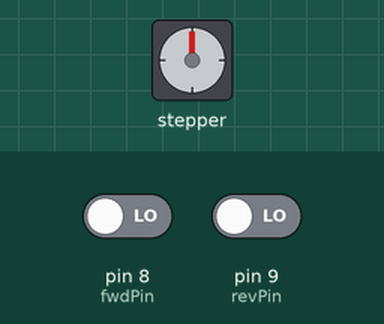
This sketch was run on a simulated Arduino Uno, built with avr-gcc and run on an emulated ATmega328P. Parts: stepper motor. Wiring (inferred from the names in the program): stepper motor driver (1600 steps per turn assumed): step pin 5; direction pin 3; enable pin 2. Inputs (shaded band) come from the test bench; at power-on: pin 8 (fwdPin) LOW, pin 9 (revPin) LOW.

Above: at 1.2 s.
1.3 s: pin 8 (fwdPin) driven HIGH
At 1.82 s:
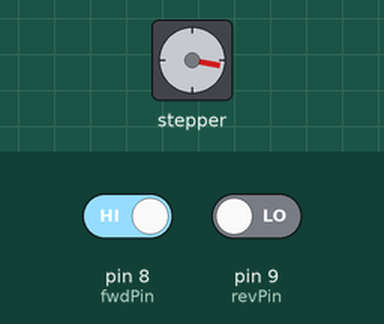
At 2.48 s:
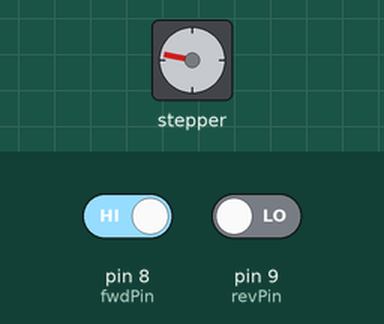
4.3 s: pin 8 (fwdPin) driven LOW and pin 9 (revPin) driven HIGH
7.3 s: pin 8 (fwdPin) driven HIGH
10.3 s: pin 8 (fwdPin) driven LOW
13.3 s: pin 9 (revPin) driven LOW
At 14.1 s:
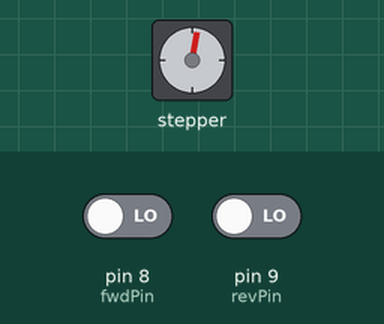
14.8 s: pin 9 (revPin) driven HIGH
At 15.32 s:
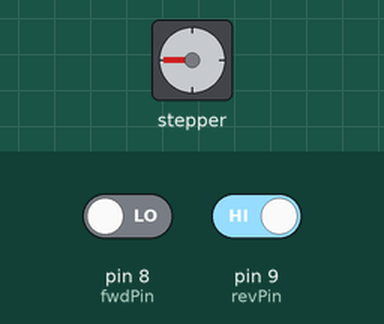
Timing chart, 0 to 18.8 s (numbered marks = the images above; inputs shaded):
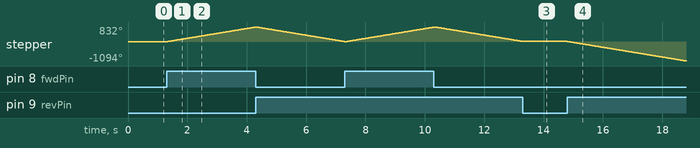

Measured:
- after the input at 1.3 s, stepper: keeps turning clockwise at about 277°/s, starting at once
- after the input at 13.3 s, stepper: goes on until 13.3 s, then stays 11°
- after the input at 14.8 s, stepper: keeps turning counter-clockwise at about 276°/s, starting at once

The sketch:

Syringe_Pump_V1.ino
```cpp
/*
 * Syringe Pump Program
 * By: Tutla Ayatullah
 */
#define en_pin  2 /*1 = disable; 0 = enable*/
#define dir_pin 3 /*1 = CW; 0 = CCW*/
#define pul_pin 5
#define startPin 6
#define stopPin 7
#define fwdPin 8
#define revPin 9

#define enable_motor digitalWrite(en_pin,0)
#define disable_motor digitalWrite(en_pin,1)

#define stepsPerRevolution 1600
#define rotation  5

bool dir = 1, stat = 1, maju = 0, mundur = 0;
bool startBtn = 0, stopBtn = 0, fwdBtn = 0, revBtn = 0;
int step_del = 400, pos = 50;
char incByte = 0;

void setup() {
  /*Output PIN*/
  pinMode(en_pin, OUTPUT);
  pinMode(dir_pin, OUTPUT);
  pinMode(pul_pin, OUTPUT);

  /*Input PIN*/
  pinMode(startBtn, INPUT);
  pinMode(stopBtn, INPUT);
  pinMode(fwdBtn, INPUT);
  pinMode(revBtn, INPUT);

  /*Configure Stepper Motor*/
  enable_motor;
  digitalWrite(dir_pin,dir);
}

void loop() {
//  startBtn = digitalRead(startPin);
  fwdBtn = digitalRead(fwdPin);
  revBtn = digitalRead(revPin);

  if(startBtn){
    stat = 1;
  }
  if(stat&&fwdBtn){
    maju = 1;
    mundur = 0;
  }
  else if(stat&&revBtn){
    maju = 0;
    mundur = 1;
  }

  if(stat){
    if(maju){
      enable_motor;
      for(int i = 0;i<pos;i++){
        step_fwd();
      }
      maju = 0;
    }
    else if(mundur){
      enable_motor;
      for(int i = 0;i<pos;i++){
        step_bwd();
      }
      mundur = 0;
    }
    else{
      disable_motor;/* Idle Condition*/
    }
  }
}

void step_fwd(){
  digitalWrite(dir_pin, 1);
  digitalWrite(pul_pin, HIGH);
  delayMicroseconds(step_del);
  digitalWrite(pul_pin, LOW);
  delayMicroseconds(step_del);
}

void step_bwd(){
  digitalWrite(dir_pin, 0);
  digitalWrite(pul_pin, HIGH);
  delayMicroseconds(step_del);
  digitalWrite(pul_pin, LOW);
  delayMicroseconds(step_del);
}
```
